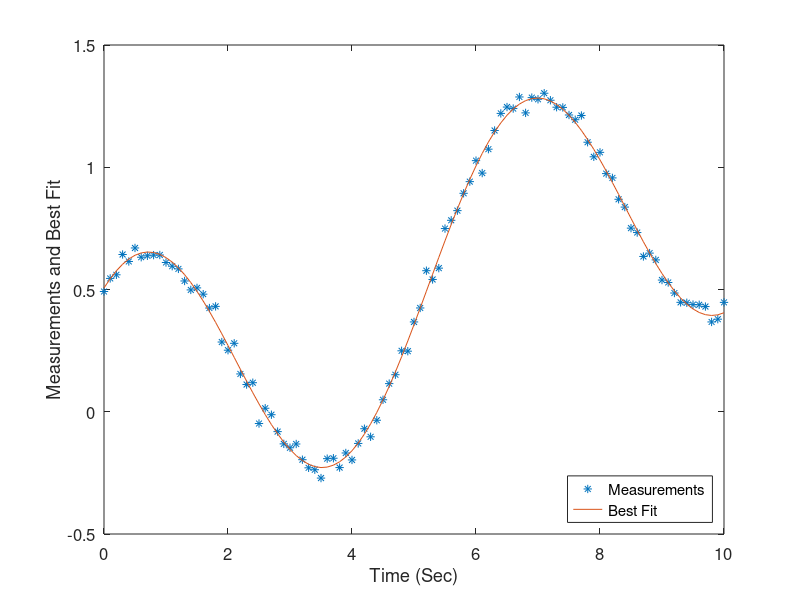

Here is the MATLAB script that generated this plot:
% This example illustrates the basic concept of using linear 
% least squares for curve fitting a set of measurements. The program 
% provides a plot of the measurements used in least squares and the best fit.

% Optimal Estimation of Dynamic Systems (2nd ed.) by Crassidis and Junkins 
% Example 1.1

% Written by John L. Crassidis 2/10

% Other Required Routines: none

% Generate Measurements
t=[0:0.1:10]';m=length(t);
r=0.001;
ym=0.3*sin(t)+0.5*cos(t)+0.1*t+sqrt(r)*randn(m,1);
 
% Form Basis Function Matrix
h=[sin(t) cos(t) t cos(t).*sin(t) t.^2];
 
% Least Squares Estimate
xe=inv(h'*h)*h'*ym
 
% Estimated Output
ye=xe(1)*sin(t)+xe(2)*cos(t)+xe(3)*t+xe(4)*cos(t).*sin(t)+xe(5)*t.^2;
 
% Plot Results
plot(t,ym,'*',t,ye)
set(gca,'fontsize',12)
legend('Measurements','Best Fit','Location','SouthEast')
xlabel('Time (Sec)')
ylabel('Measurements and Best Fit')